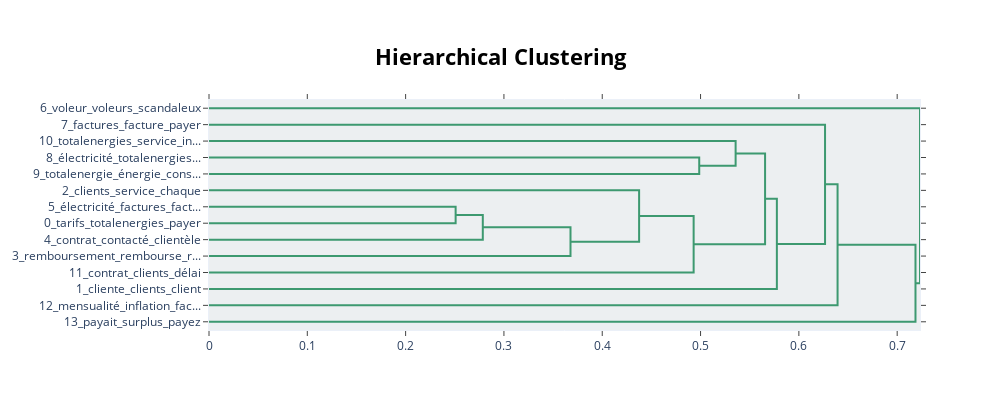

Notebook source saved alongside this figure:
### Markdown cell above
Another way to see how the topics are connected is through a hierarchical clustering graph. We can control the number of topics in the graph by the `top_n_topics` parameter.

### Code cell
# Visualize connections between topics using hierachical clustering
topic_model.visualize_hierarchy(top_n_topics=35)

### Figure 1 — Plotly figure (JSON) as saved in the notebook; plotly's stock layout.template omitted (floating-point values rounded to 4 significant figures)
{"data": [{"hoverinfo": "text", "marker": {"color": "rgb(61,153,112)"}, "mode": "lines", "type": "scatter", "x": [0, 0.4987, 0.4987, 0], "xaxis": "x", "y": [-35, -35, -45, -45], "yaxis": "y"}, {"hoverinfo": "text", "marker": {"color": "rgb(61,153,112)"}, "mode": "lines", "type": "scatter", "x": [0, 0.5357, 0.5357, 0.4987], "xaxis": "x", "y": [-25, -25, -40, -40], "yaxis": "y"}, {"hoverinfo": "text", "marker": {"color": "rgb(61,153,112)"}, "mode": "lines", "type": "scatter", "x": [0, 0.2509, 0.2509, 0], "xaxis": "x", "y": [-65, -65, -75, -75], "yaxis": "y"}, {"hoverinfo": "text", "marker": {"color": "rgb(61,153,112)"}, "mode": "lines", "type": "scatter", "x": [0.2509, 0.2785, 0.2785, 0], "xaxis": "x", "y": [-70, -70, -85, -85], "yaxis": "y"}, {"hoverinfo": "text", "marker": {"color": "rgb(61,153,112)"}, "mode": "lines", "type": "scatter", "x": [0.2785, 0.3677, 0.3677, 0], "xaxis": "x", "y": [-77.5, -77.5, -95, -95], "yaxis": "y"}, {"hoverinfo": "text", "marker": {"color": "rgb(61,153,112)"}, "mode": "lines", "type": "scatter", "x": [0, 0.4375, 0.4375, 0.3677], "xaxis": "x", "y": [-55, -55, -86.25, -86.25], "yaxis": "y"}, {"hoverinfo": "text", "marker": {"color": "rgb(61,153,112)"}, "mode": "lines", "type": "scatter", "x": [0.4375, 0.493, 0.493, 0], "xaxis": "x", "y": [-70.62, -70.62, -105, -105], "yaxis": "y"}, {"hoverinfo": "text", "marker": {"color": "rgb(61,153,112)"}, "mode": "lines", "type": "scatter", "x": [0.5357, 0.5656, 0.5656, 0.493], "xaxis": "x", "y": [-32.5, -32.5, -87.81, -87.81], "yaxis": "y"}, {"hoverinfo": "text", "marker": {"color": "rgb(61,153,112)"}, "mode": "lines", "type": "scatter", "x": [0.5656, 0.5776, 0.5776, 0], "xaxis": "x", "y": [-60.16, -60.16, -115, -115], "yaxis": "y"}, {"hoverinfo": "text", "marker": {"color": "rgb(61,153,112)"}, "mode": "lines", "type": "scatter", "x": [0, 0.6266, 0.6266, 0.5776], "xaxis": "x", "y": [-15, -15, -87.58, -87.58], "yaxis": "y"}, {"hoverinfo": "text", "marker": {"color": "rgb(61,153,112)"}, "mode": "lines", "type": "scatter", "x": [0.6266, 0.6394, 0.6394, 0], "xaxis": "x", "y": [-51.29, -51.29, -125, -125], "yaxis": "y"}, {"hoverinfo": "text", "marker": {"color": "rgb(61,153,112)"}, "mode": "lines", "type": "scatter", "x": [0.6394, 0.7186, 0.7186, 0], "xaxis": "x", "y": [-88.14, -88.14, -135, -135], "yaxis": "y"}, {"hoverinfo": "text", "marker": {"color": "rgb(61,153,112)"}, "mode": "lines", "type": "scatter", "x": [0, 0.7232, 0.7232, 0.7186], "xaxis": "x", "y": [-5, -5, -111.6, -111.6], "yaxis": "y"}], "layout": {"autosize": false, "height": 410, "hoverlabel": {"bgcolor": "white", "font": {"family": "Rockwell", "size": 16}}, "hovermode": "closest", "plot_bgcolor": "#ECEFF1", "showlegend": false, "title": {"font": {"color": "Black", "size": 22}, "text": "<b>Hierarchical Clustering</b>", "x": 0.5, "xanchor": "center", "yanchor": "top"}, "width": 1000, "xaxis": {"mirror": "allticks", "rangemode": "tozero", "showgrid": false, "showline": true, "showticklabels": true, "ticks": "outside", "type": "linear", "zeroline": false}, "yaxis": {"mirror": "allticks", "range": [-140, 0], "rangemode": "tozero", "showgrid": false, "showline": true, "showticklabels": true, "tickmode": "array", "ticks": "outside", "ticktext": ["6_voleur_voleurs_scandaleux", "7_factures_facture_payer", "10_totalenergies_service_in...", "8_électricité_totalenergies...", "9_totalenergie_énergie_cons...", "2_clients_service_chaque", "5_électricité_factures_fact...", "0_tarifs_totalenergies_payer", "4_contrat_contacté_clientèle", "3_remboursement_rembourse_r...", "11_contrat_clients_délai", "1_cliente_clients_client", "12_mensualité_inflation_fac...", "13_payait_surplus_payez"], "tickvals": [-5, -15, -25, -35, -45, -55, -65, -75, -85, -95, -105, -115, -125, -135], "type": "linear", "zeroline": false}}}
